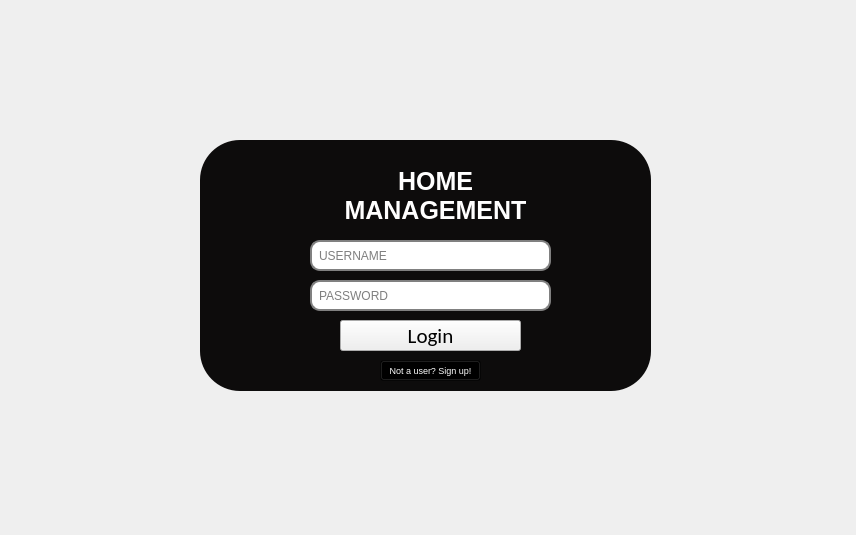
<?xml version="1.0" encoding="UTF-8"?>
<ui version="4.0">
 <class>StartWindow</class>
 <widget class="QMainWindow" name="StartWindow">
  <property name="geometry">
   <rect>
    <x>0</x>
    <y>0</y>
    <width>856</width>
    <height>535</height>
   </rect>
  </property>
  <property name="windowTitle">
   <string>StartWindow</string>
  </property>
  <widget class="QWidget" name="centralwidget">
   <widget class="QPushButton" name="signUpButton">
    <property name="geometry">
     <rect>
      <x>380</x>
      <y>360</y>
      <width>101</width>
      <height>21</height>
     </rect>
    </property>
    <property name="font">
     <font>
      <pointsize>7</pointsize>
     </font>
    </property>
    <property name="styleSheet">
     <string notr="true">background: transparent;
color: white;
</string>
    </property>
    <property name="text">
     <string>Not a user? Sign up!</string>
    </property>
   </widget>
   <widget class="QLineEdit" name="usernameLineEdit">
    <property name="geometry">
     <rect>
      <x>310</x>
      <y>240</y>
      <width>241</width>
      <height>31</height>
     </rect>
    </property>
    <property name="styleSheet">
     <string notr="true">background-color: white;
border: 2px solid gray;
border-radius: 10px;
padding: 0 5px;</string>
    </property>
    <property name="inputMask">
     <string/>
    </property>
    <property name="placeholderText">
     <string>USERNAME</string>
    </property>
   </widget>
   <widget class="QLabel" name="backgroundLabel">
    <property name="geometry">
     <rect>
      <x>0</x>
      <y>0</y>
      <width>861</width>
      <height>541</height>
     </rect>
    </property>
    <property name="styleSheet">
     <string notr="true">button-&gt;setStyleSheet(
    &quot;QPushButton {&quot;
    &quot;   background-color: white;&quot;
    &quot;   color: black;&quot;
    &quot;   border-radius: 10px;&quot;
    &quot;   border: none;&quot;
    &quot;   padding: 10px;&quot;
    &quot;}&quot;
    &quot;QPushButton:hover {&quot;
    &quot;   background-color: rgba(255, 255, 255, 0.9);&quot;
    &quot;}&quot;
    &quot;QPushButton:pressed {&quot;
    &quot;   background-color: rgba(255, 255, 255, 0.8);&quot; // Lekkie przyciemnienie po naciśnięciu
    &quot;}&quot;
);</string>
    </property>
    <property name="text">
     <string/>
    </property>
    <property name="pixmap">
     <pixmap resource="Resources.qrc">:/Resources/logInBackground.jpg</pixmap>
    </property>
    <property name="scaledContents">
     <bool>true</bool>
    </property>
   </widget>
   <widget class="QPushButton" name="logInButton">
    <property name="geometry">
     <rect>
      <x>340</x>
      <y>320</y>
      <width>181</width>
      <height>31</height>
     </rect>
    </property>
    <property name="font">
     <font>
      <family>Calibri</family>
      <pointsize>16</pointsize>
      <bold>false</bold>
     </font>
    </property>
    <property name="styleSheet">
     <string notr="true">button-&gt;setStyleSheet(
    &quot;QPushButton {&quot;
    &quot;   background-color: white;&quot;
    &quot;   color: black;&quot;
    &quot;   border-radius: 10px;&quot;
    &quot;   border: none;&quot;
    &quot;   padding: 10px;&quot;
    &quot;}&quot;
    &quot;QPushButton:hover {&quot;
    &quot;   background-color: rgba(255, 255, 255, 0.9);&quot;
    &quot;}&quot;
    &quot;QPushButton:pressed {&quot;
    &quot;   background-color: rgba(255, 255, 255, 0.8);&quot; // Lekkie przyciemnienie po naciśnięciu
    &quot;}&quot;
);</string>
    </property>
    <property name="text">
     <string>Login</string>
    </property>
   </widget>
   <widget class="QLabel" name="blackLabel">
    <property name="geometry">
     <rect>
      <x>200</x>
      <y>140</y>
      <width>451</width>
      <height>251</height>
     </rect>
    </property>
    <property name="autoFillBackground">
     <bool>false</bool>
    </property>
    <property name="styleSheet">
     <string notr="true">background-color: #0d0c0c;
border-radius: 40px;
</string>
    </property>
    <property name="text">
     <string/>
    </property>
    <property name="scaledContents">
     <bool>true</bool>
    </property>
   </widget>
   <widget class="QLabel" name="titleLabel">
    <property name="geometry">
     <rect>
      <x>330</x>
      <y>160</y>
      <width>211</width>
      <height>71</height>
     </rect>
    </property>
    <property name="font">
     <font>
      <pointsize>19</pointsize>
      <bold>true</bold>
     </font>
    </property>
    <property name="styleSheet">
     <string notr="true">color: white</string>
    </property>
    <property name="text">
     <string>HOME MANAGEMENT</string>
    </property>
    <property name="alignment">
     <set>Qt::AlignCenter</set>
    </property>
    <property name="wordWrap">
     <bool>true</bool>
    </property>
   </widget>
   <widget class="QLineEdit" name="passwordLineEdit">
    <property name="geometry">
     <rect>
      <x>310</x>
      <y>280</y>
      <width>241</width>
      <height>31</height>
     </rect>
    </property>
    <property name="styleSheet">
     <string notr="true">background-color: white;
border: 2px solid gray;
border-radius: 10px;
padding: 0 5px;</string>
    </property>
    <property name="echoMode">
     <enum>QLineEdit::Password</enum>
    </property>
    <property name="placeholderText">
     <string>PASSWORD</string>
    </property>
   </widget>
   <zorder>backgroundLabel</zorder>
   <zorder>blackLabel</zorder>
   <zorder>titleLabel</zorder>
   <zorder>passwordLineEdit</zorder>
   <zorder>logInButton</zorder>
   <zorder>signUpButton</zorder>
   <zorder>usernameLineEdit</zorder>
  </widget>
 </widget>
 <resources>
  <include location="Resources.qrc"/>
 </resources>
 <connections/>
</ui>
